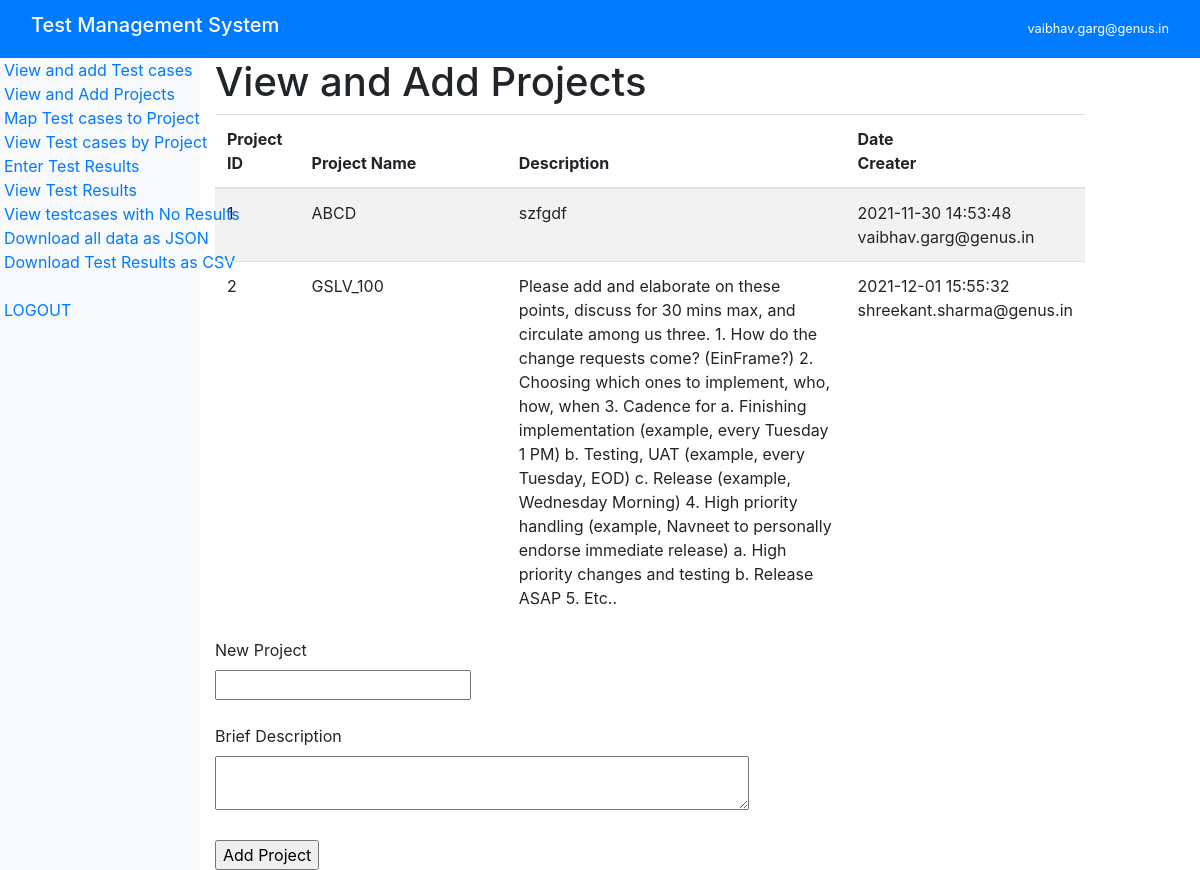
The page /Projects (signed in) on the database as committed earlier.
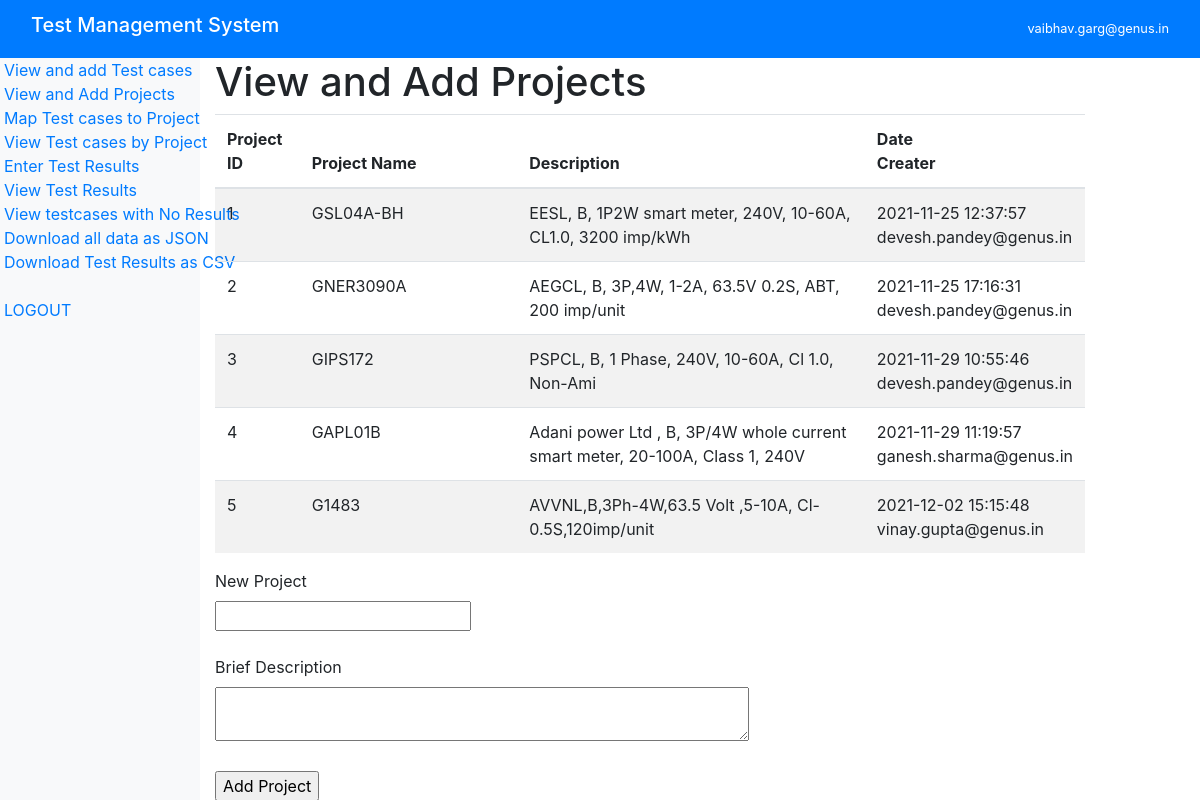
The same page on the database as committed later.
### tables this page shows
CREATE TABLE "Mst_projects" (
	"project_id"	INTEGER,
	"name"	TEXT,
	"description"	TEXT,
	"dateC"	TEXT,
	"userName"	TEXT,
	PRIMARY KEY("project_id")
);

CREATE TABLE users (
            username TEXT PRIMARY KEY,
            hash TEXT );

### TMS.py (the view, shortened to what this page needs)
@app.route("/Projects", methods=["GET", "POST"])
@login_required
def projects():
    conn = sqlite3.connect("testing.db")
    c = conn.cursor()
    query = "SELECT * FROM Mst_projects"
    projects = [row for row in c.execute(query)]
    conn.close()
    return render_template("projects.html", projects=projects)

### TMS.py (called while the page is built)
@login_manager.user_loader
def user_loader(email):
    conn = sqlite3.connect("testing.db")
    c = conn.cursor()
    c.execute(
        "SELECT * FROM users WHERE username=?",
        (email,),
    )
    user = c.fetchone()
    conn.close()
    if user:
        user = User()
        user.id = email
        return user
    return None

### templates/projects.html (shortened to what this page needs)
{%extends "layout.html" %}
{% block content %}
    <h1> View and Add Projects</h1>
    <table id=table1 style="width: auto;" class="table table-striped">
        <thead>
        <tr>
            <th style="width: 10%">Project ID </th>
            <th style="width: 30%">Project Name  </th>
            <th style="width: 50%">Description</th>
            <th style="width: 10%">Date<br> Creater</th>
        </tr>
    </thead>
        {% for item in projects%}
        <tr>
            <td>{{item[0]}} </td>
            <td>{{item[1]}}  </td>
            <td>{{item[2]}} </td>
            <td>{{item[3]}} <br>{{item[4]}}</td>
        </tr>
        {%endfor%}
    </table>
    <form method="POST" action="/Projects">
        <label for="letters">New Project</label><br>
        <input type="text" value = "" name = "ProjectName" /><br><br>
        <label for="filtertext">Brief Description</label><br>
        <textarea cols=50 value = "" name = "ProjectDescription" /></textarea><br>
        <br>
        <input type="submit" value="Add Project" name="addsrc" />
    </form>
{% endblock content %}

### templates/layout.html (shortened to what this page needs)
<!DOCTYPE html>
<html lang="en">
<head>
    <link rel="stylesheet" type="text/css"
        href="https://cdnjs.cloudflare.com/ajax/libs/datatables/1.10.16/css/jquery.dataTables.min.css" />
    <link rel="stylesheet" type="text/css"
        href="https://cdnjs.cloudflare.com/ajax/libs/datatables/1.10.16/css/dataTables.bootstrap4.min.css" />
    <link rel="stylesheet" type="text/css"
        href="https://cdn.datatables.net/buttons/2.0.1/css/buttons.dataTables.min.css">
    <link rel="stylesheet" type="text/css"
        href="https://cdnjs.cloudflare.com/ajax/libs/bootstrap/4.5.3/css/bootstrap.min.css">
</head>
<body>
    <nav class="navbar navbar-dark bg-primary sticky-top">
        <div class="container-fluid">
            <a href="/about" class="navbar-brand">
                <h5>Test Management System</h5>
            </a>
            <small class="ml-auto text-white">{{ current_user.id}}</small> <br>
        </div>
    </nav>
    <div class="container-fluid">
        <div class="row" style="min-height:600px">
            <div class="col-2 px-1 bg-light" id="sticky-sidebar">
                <div class="position-fixed">
                    <a href="/Testcases">View and add Test cases</a><br>
                    <a href="/Projects ">View and Add Projects</a><br>
                    <a href="/maptc_projects">Map Test cases to Project</a><br>
                    <a href="/viewbyproject">View Test cases by Project</a><br>
                    <a href="/testresults">Enter Test Results</a><br>
                    <a href="/testresults_by_project">View Test Results</a><br>
                    <a href="/noresults">View testcases with No Results</a><br>
                    <a href="/downloadall">Download all data as JSON</a><br>
                    <a href="/downloadResults"> Download Test Results as CSV</a><br><br>
                    <a href="/logout"> LOGOUT</a>
                </div>
            </div>
            <div class="col-9" id="main">
                {% block content %}{% endblock %}
            </div>
        </div>
    </div>
</body>
</html>

Rows that differ between the two databases and show on the page:
now on this page (row unchanged): users: id "vaibhav.garg@genus.in"
changed Mst_projects id 1: name "ABCD" → "GSL04A-BH"; description "szfgdf" → "EESL, B, 1P2W smart meter, 240V, 10-60A, CL1.0, 3200 imp/kWh"; dateC "2021-11-30 14:53:48" → "2021-11-25 12:37:57"; userName "vaibhav.garg@genus.in" → "devesh.pandey@genus.in"
changed Mst_projects id 2: name "GSLV_100" → "GNER3090A"; description "Please add and elaborate on these points, discuss for 30 mins max, and circulate among us three. 1. How do the change requests come? (EinFrame?) 2. Choosing which ones to implement, who, how, when 3. Cadence for a. Finishing implementation (example, every Tuesday 1 PM) b. Testing, UAT (example, every Tuesday, EOD) c. Release (example, Wednesday Morning) 4. High priority handling (example, Navneet to personally endorse immediate release) a. High priority changes and testing b. Release ASAP 5. Etc.." → "AEGCL, B, 3P,4W, 1-2A, 63.5V 0.2S, ABT, 200 imp/unit"; dateC "2021-12-01 15:55:32" → "2021-11-25 17:16:31"; userName "shreekant.sharma@genus.in" → "devesh.pandey@genus.in"
added Mst_projects: project_id "3", name "GIPS172", description "PSPCL, B, 1 Phase, 240V, 10-60A, Cl 1.0, Non-Ami", dateC "2021-11-29 10:55:46", userName "devesh.pandey@genus.in"
added Mst_projects: project_id "4", name "GAPL01B", description "Adani power Ltd , B, 3P/4W whole current smart meter, 20-100A, Class 1, 240V", dateC "2021-11-29 11:19:57", userName "ganesh.sharma@genus.in"
added Mst_projects: project_id "5", name "G1483", description "AVVNL,B,3Ph-4W,63.5 Volt ,5-10A, Cl-0.5S,120imp/unit", dateC "2021-12-02 15:15:48", userName "vinay.gupta@genus.in"
Other text that changed with them:
{{ current_user.id }}: "vaibhav.garg@genus.in" → (not shown)
